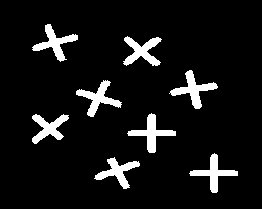
#> input picture Script/Lab 2/cc.png, 262 x 209 px
$ python connected_component_labeling.py
#> lines starting #> are read from the running program, lines starting #| are printed output that depends on the picture; after the words box and inside, x2 and y2 are one past the last pixel; in counts of white or black regions, pixels touching at a corner belong together
#> `image = cv2.imread(r"cc.png", cv2.IMREAD_GRAYSCALE)`: image: shape (209, 262); values 1 (black) and 255 (white), 8% white; 8 white regions, largest, box (x1, y1, x2, y2) and area: (169, 70, 218, 109) 582, (127, 113, 176, 153) 571, (76, 80, 122, 117) 561
import numpy as np
import cv2


def connected_component(image, connectivity=8):
    """
    Performs connected component labeling on binary image
    Args:
        image: Input binary image (numpy array)
        connectivity: 8 or 4 for 8-way or 4-way connectivity
    Returns:
        Labeled image with unique integers for each component
    """
#> called with connectivity = 8
    # Input validation
    if image.dtype != np.uint8:
        image = image.astype(np.uint8)

    # Pad image to handle border pixels
    padded = np.pad(image, pad_width=1, mode='constant', constant_values=0)
    [height, width] = padded.shape
#> height = 211; width = 264
    labels = np.zeros_like(padded, dtype=np.int32)

    # First pass: initial labeling
    current_label = 1
    label_equivalences = {}  # Store label equivalences

    for i in range(1, height - 1):
        for j in range(1, width - 1):
            if padded[i, j] >= 5:  # Assuming threshold of 5 as in original code
                # Get neighboring labels
                neighbors = []
                neighbors.append(labels[i - 1, j])  # North
                neighbors.append(labels[i, j - 1])  # West
                if connectivity == 8:
                    neighbors.append(labels[i - 1, j - 1])  # Northwest
                    neighbors.append(labels[i - 1, j + 1])  # Northeast

                # Remove zero labels
                neighbors = [n for n in neighbors if n > 0]

                if not neighbors:  # No neighbors have labels
                    labels[i, j] = current_label
                    current_label += 1
                else:
                    # Assign smallest neighbor label
                    min_label = min(neighbors)
                    labels[i, j] = min_label

                    # Record label equivalences
                    for n in neighbors:
                        if n != min_label:
                            if min_label not in label_equivalences:
                                label_equivalences[min_label] = set()
                            label_equivalences[min_label].add(n)
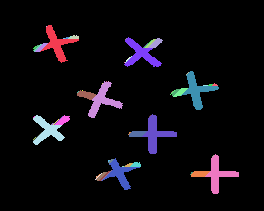
#> labels: shape (211, 264) int32; 68 distinct labels, from 0 to 67; one colour per label, 0 black
#> after the loop, current_label = 68

    # Resolve label equivalences
    final_labels = np.arange(current_label, dtype=np.int32)
#> final_labels = 68 values from 0 to 67
    for label in label_equivalences:
        connected_labels = label_equivalences[label]
        for connected in connected_labels:
            final_labels[connected] = final_labels[label]

    # Second pass: update labels
    for i in range(1, height - 1):
        for j in range(1, width - 1):
            if labels[i, j] > 0:
                labels[i, j] = final_labels[labels[i, j]]
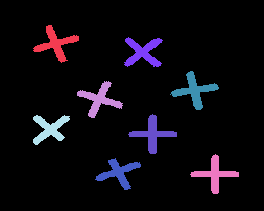
#> labels: shape (211, 264) int32; 9 distinct labels, from 0 to 51; one colour per label, 0 black

    # Return unpadded result
    return labels[1:-1, 1:-1]


# Example usage:
def segment_image(image_path):
    # Read image
    image = cv2.imread(image_path, cv2.IMREAD_GRAYSCALE)
    if image is None:
        raise ValueError("Could not read image")

    # Apply connected component labeling
    labels = connected_component(image)
#> labels: shape (209, 262) int32; 9 distinct labels, from 0 to 51

    # Visualize results (normalize labels for display)
    normalized_labels = (255 * labels / labels.max()).astype(np.uint8)
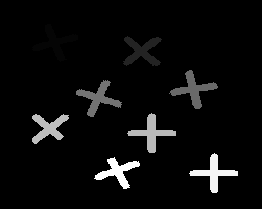
#> normalized_labels: shape (209, 262); min 0, max 255, mean 11.2

    # Display results
    cv2.imshow("Original Image", image)
    cv2.imshow("Connected Components", normalized_labels)
    cv2.waitKey(0)
    cv2.destroyAllWindows()

    return labels

image = cv2.imread(r"cc.png", cv2.IMREAD_GRAYSCALE)
segment_image(r"C:\Users\sanan\Pictures\cc.png")
